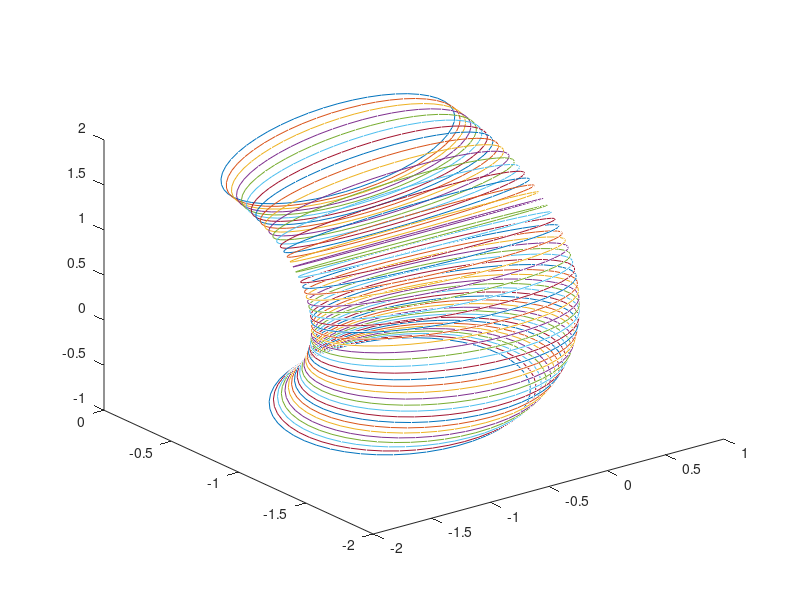

Recreate this plot in MATLAB.
%plot the mesh
u=linspace(0,-2*pi/3,50);
v=linspace(0,2*pi,50);
[u,v]=meshgrid(u,v);
x=sin(v)+u/pi;
y=(1.2+0.5*cos(v)).*sin(u);
z=(1.2+0.5*cos(v)).*cos(u);
plot3(x,y,z)
hold on

%plot the 3d line
u = linspace(0,4*pi,40)
x=cos(u);
y=sin(u);
z=u/pi;

